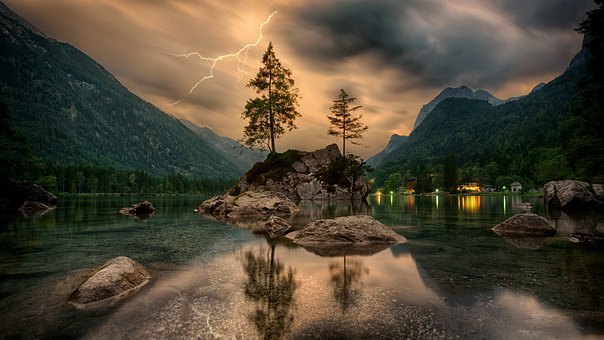
#> input picture Glitchify/input/nature-3082832__340.jpg, 604 x 340 px
$ python -i glitchify.py   (imports and definitions only)
#> lines starting #> are read from the running program, lines starting #| are printed output that depends on the picture; after the words box and inside, x2 and y2 are one past the last pixel; in counts of white or black regions, pixels touching at a corner belong together
#> further down, picture is the input picture: shape (340, 604, 3); mean B, G, R 54.4, 71, 79.8
import matplotlib.pyplot as plt
import cv2
import os
from functools import partial
import numpy as np
import numpy.random as npr
import sys
import argparse
from desktop_glitch.desktop_glitch_one import *
from desktop_glitch.desktop_glitch_two import create_desktop_glitch_two
import random
import imutils
import ou_glitch.ou_glitch as og
from stuttering.stuttering import produce_stuttering
from line_pixelation.line_pixelation import line_pixelation


def get_random_color():
	b_int = npr.randint(0,256)
	g_int = npr.randint(0,256)
	r_int = npr.randint(0,256)
	return b_int, g_int, r_int

# [91 lines left out: functions add_vertical_pattern, blurring, create_discoloration, triangulation, not called in this run]

def add_random_patches(im, lo = 3, hi = 20):
#> called with lo = 3, hi = 20
	color = npr.randint(0, 6)
	imgray = cv2.cvtColor(im, cv2.COLOR_BGR2GRAY)
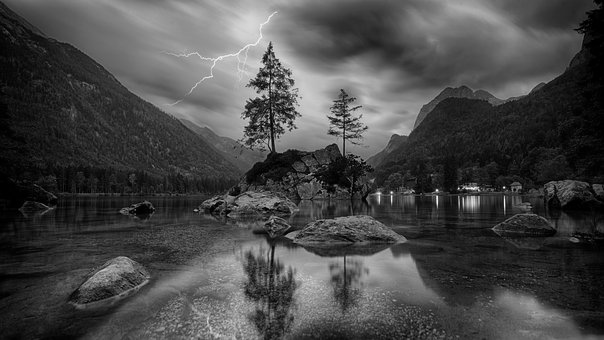
#> imgray: shape (340, 604); min 0, max 249, mean 71.8
	ret, thresh = cv2.threshold(imgray, 127, 255, 0)
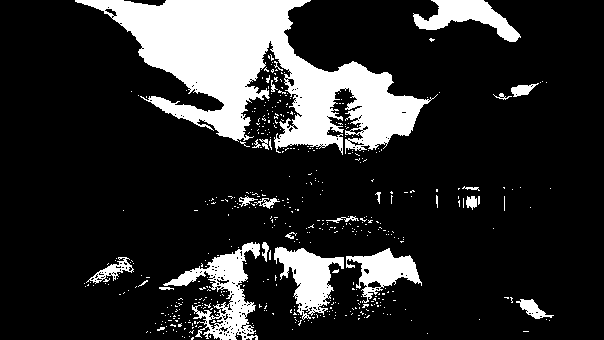
#> thresh: shape (340, 604); 17.5% white; 493 white regions (469 under 20 px)
	contours, hierarchy = cv2.findContours(thresh, cv2.RETR_TREE, cv2.CHAIN_APPROX_SIMPLE)
#> contours = 760 contours, 734 with area under 20; largest, box (x1, y1, x2, y2) and area: (75, 0, 438, 155) 22743, (163, 242, 260, 340) 3110, (274, 247, 344, 320) 2310, (413, 0, 521, 42) 1838, (346, 248, 422, 303) 1708

	contours.sort(key = len)
	patch_number = np.random.randint(lo,hi+1)
	b_int, g_int, r_int = get_random_color()
	for i in range(patch_number):
		if color == 0:
			cv2.drawContours(im, contours,len(contours) - 1 - i , (0,0,250), -1)
		elif color == 1:
			cv2.drawContours(im, contours,len(contours) - 1 - i , (0,250,0), -1)
		elif color == 2:
			cv2.drawContours(im, contours,len(contours) - 1 - i , (250,0,0), -1)
		else:
			cv2.drawContours(im, contours,len(contours) - 1 - i , (b_int,g_int,r_int), -1)
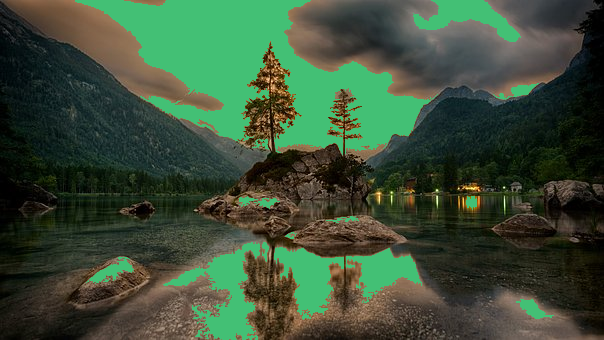
#> im: shape (340, 604, 3); 17.17% of pixels changed, all inside (x1, y1, x2, y2) = (75, 0, 554, 340)

	return im


# [230 lines left out: functions add_shapes, add_triangles, gradient, color_blend, add_shaders, write_files and 1 more, not called in this run]


# [425 lines not run here, left out]

>>> import cv2
>>> picture = cv2.imread('input/nature-3082832__340.jpg')
>>> result = add_random_patches(picture)
